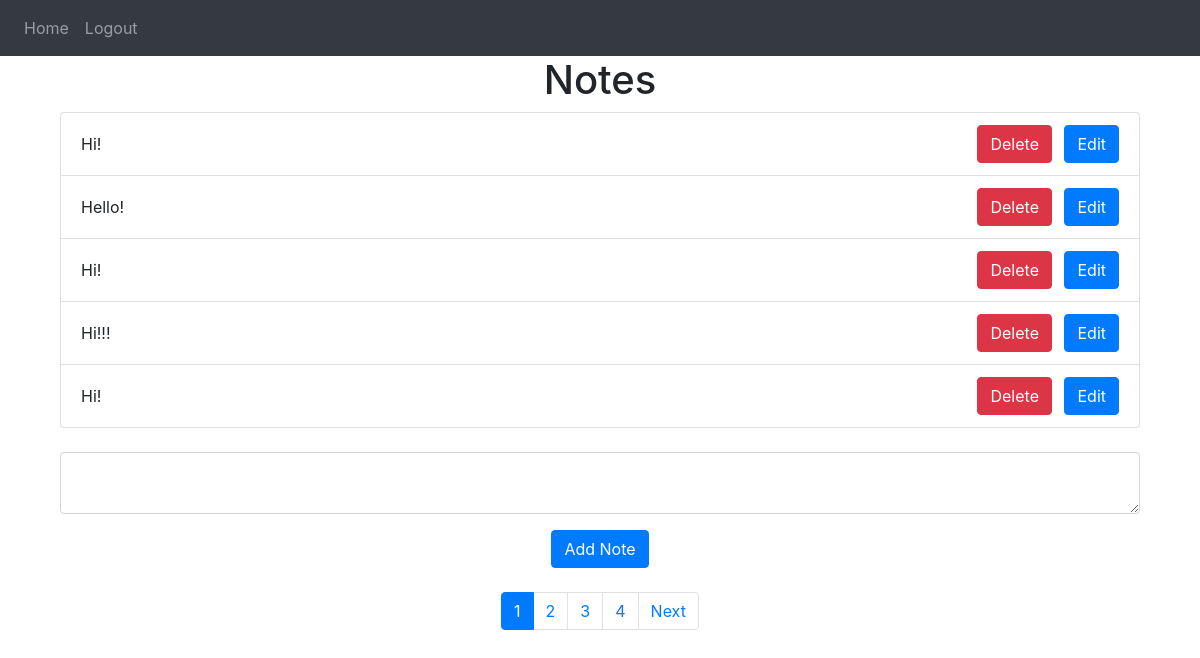
The app's page / (signed in) with its own data.
### website/models.py (models this page shows)
class Note(db.Model):
    id = db.Column(db.Integer, primary_key=True)
    data = db.Column(db.String(10000))
    date = db.Column(db.DateTime(timezone=True), default=func.now())
    user_id = db.Column(db.Integer, db.ForeignKey('user.id'))

### website/views.py (the view, shortened to what this page needs)
@views.route('/', methods=['GET', 'POST'])
@login_required
def home():
    page = request.args.get('page', 1, type=int)
    per_page = 5
    user_notes = Note.query.filter_by(user_id=current_user.id).paginate(page=page, per_page=per_page)
    return render_template("home.html", user=current_user, user_notes=user_notes)

### website/__init__.py (called while the page is built)
def create_app():
    app = Flask(__name__)
    app.config['SECRET_KEY'] = 's3-cr3t-ll4ve¿'
    app.config['SQLALCHEMY_DATABASE_URI'] = f'sqlite:///{DB_NAME}'
    db.init_app(app)
    from .views import views
    from .auth import auth
    app.register_blueprint(views, url_prefix='/')
    app.register_blueprint(auth, url_prefix='/')
    from .models import User, Note
    with app.app_context():
        db.create_all()
    login_manager = LoginManager()
    login_manager.login_view = 'auth.login'
    login_manager.init_app(app)
    @login_manager.user_loader
    def load_user(id):
        return User.query.get(int(id))
    return app

### website/templates/home.html (shortened to what this page needs)
{% extends "base.html" %} {% block title %}Home{% endblock %} {% block content
%}
<div class="container">
  <h1 class="text-center">Notes</h1>
  <ul class="list-group">
    {% for note in user_notes %}
    <li
      class="list-group-item d-flex justify-content-between align-items-center"
    >
      <div>
        <div>{{ note.data }}</div>
      </div>
      <div class="button-group">
        <button
          type="button"
          class="btn btn-danger mr-2"
          onClick="confirmDelete('{{ note.id }}')"
        >
          Delete
        </button>
        <a
          href="{{ url_for('views.edit_note', note_id=note.id) }}"
          class="btn btn-primary"
          >Edit</a
        >
      </div>
    </li>
    {% endfor %}
  </ul>
</div>
<div class="container mt-4">
  <form method="POST">
    <textarea name="note" id="note" class="form-control mb-3"></textarea>
    <div class="text-center">
      <button type="submit" class="btn btn-primary">Add Note</button>
    </div>
  </form>
</div>
{% if user_notes.has_prev or user_notes.has_next %}
<div class="d-flex justify-content-center mt-4">
  <nav aria-label="User pagination">
    <ul class="pagination">
       {% for page_num in user_notes.iter_pages() %}
      <li
        class="page-item {% if user_notes.page == page_num %}active{% endif %}"
      >
        <a class="page-link" href="{{ url_for('views.home', page=page_num) }}"
          >{{ page_num }}</a
        >
      </li>
      {% endfor %} {% if user_notes.has_next %}
      <li class="page-item">
        <a
          class="page-link"
          href="{{ url_for('views.home', page=user_notes.next_num) }}"
          >Next</a
        >
      </li>
      {% endif %}
    </ul>
  </nav>
</div>
{% endif %} {% endblock %}

### records on screen
Note: data "Hi!"
Note: data "Hello!"
Note: data "Hi!"
Note: data "Hi!!!"
Note: data "Hi!"

### other values on screen
{{ page_num }} "1" "2" "3" "4"
